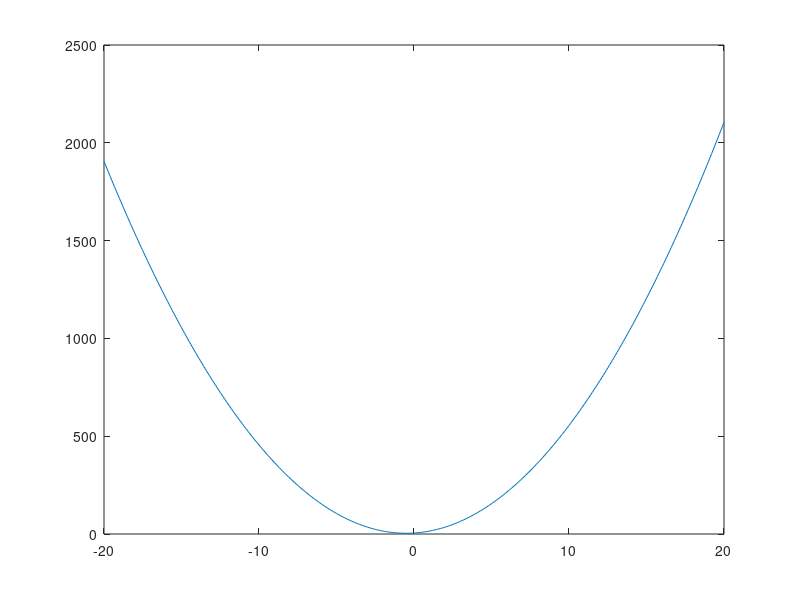

The MATLAB script that drew this image:
function y=bhaskara() 
clc;

a= input('Insira o coeficiente de x^2: ');
b= input('Insira o coefieciente de x: ');
c= input('Insira a variável livre: ');
x1=0;
x2=0;

delta=0;
delta= (b^2) - (4*a*c);
x1= (-b + sqrt(delta) )/2*a;
x2= (-b - sqrt(delta) )/2*a;
fprintf('As raízes são: %f e %f \n',x1,x2);
array= -20:0.1:20;
p=[a,b,c];
plot (array, polyval (p,array));


end